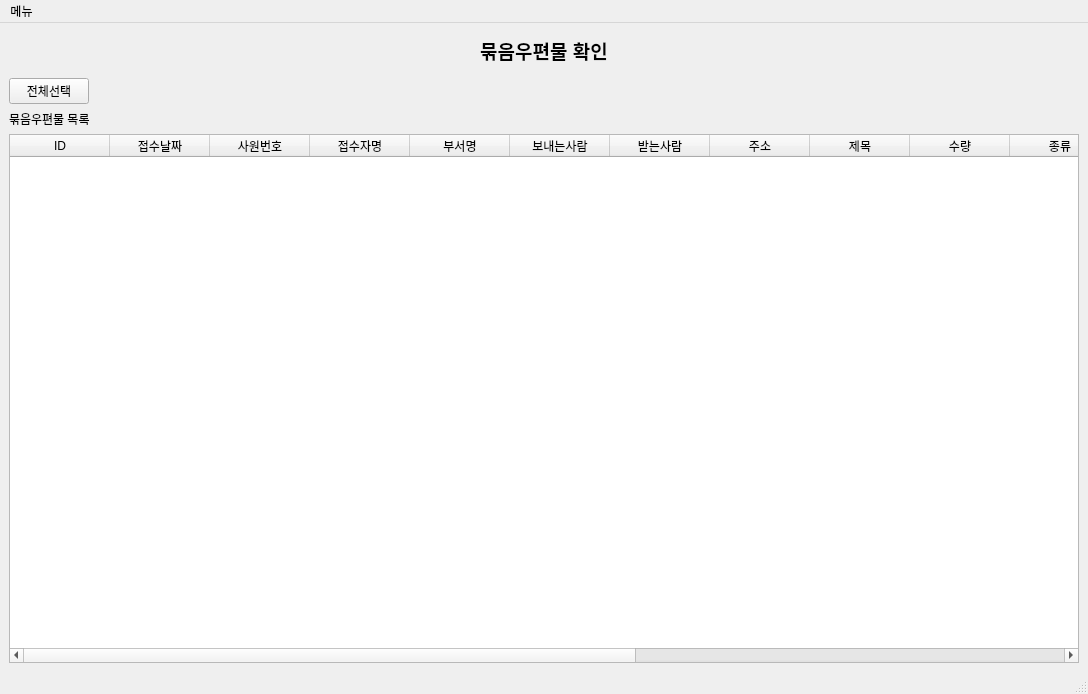
<?xml version="1.0" encoding="UTF-8"?>
<ui version="4.0">
 <class>MainWindow</class>
 <widget class="QMainWindow" name="MainWindow">
  <property name="geometry">
   <rect>
    <x>0</x>
    <y>0</y>
    <width>1088</width>
    <height>694</height>
   </rect>
  </property>
  <property name="windowTitle">
   <string>우편물 접수</string>
  </property>
  <property name="windowIcon">
   <iconset>
    <normaloff>title_big.png</normaloff>title_big.png</iconset>
  </property>
  <widget class="QWidget" name="centralwidget">
   <layout class="QHBoxLayout" name="horizontalLayout_2">
    <item>
     <layout class="QVBoxLayout" name="verticalLayout_2" stretch="0,0,0,1">
      <item>
       <layout class="QHBoxLayout" name="horizontalLayout">
        <item>
         <widget class="QTextEdit" name="textEdit">
          <property name="minimumSize">
           <size>
            <width>198</width>
            <height>40</height>
           </size>
          </property>
          <property name="maximumSize">
           <size>
            <width>130</width>
            <height>40</height>
           </size>
          </property>
          <property name="styleSheet">
           <string notr="true">background-color : rgba(0,0,0,0%)</string>
          </property>
          <property name="frameShape">
           <enum>QFrame::NoFrame</enum>
          </property>
          <property name="html">
           <string>&lt;!DOCTYPE HTML PUBLIC &quot;-//W3C//DTD HTML 4.0//EN&quot; &quot;http://www.w3.org/TR/REC-html40/strict.dtd&quot;&gt;
&lt;html&gt;&lt;head&gt;&lt;meta name=&quot;qrichtext&quot; content=&quot;1&quot; /&gt;&lt;style type=&quot;text/css&quot;&gt;
p, li { white-space: pre-wrap; }
&lt;/style&gt;&lt;/head&gt;&lt;body style=&quot; font-family:'Gulim'; font-size:9pt; font-weight:400; font-style:normal;&quot;&gt;
&lt;p align=&quot;center&quot; style=&quot; margin-top:0px; margin-bottom:0px; margin-left:0px; margin-right:0px; -qt-block-indent:0; text-indent:0px;&quot;&gt;&lt;span style=&quot; font-family:'맑은 고딕'; font-size:14pt; font-weight:696;&quot;&gt;묶음우편물 확인&lt;/span&gt;&lt;/p&gt;&lt;/body&gt;&lt;/html&gt;</string>
          </property>
          <property name="textInteractionFlags">
           <set>Qt::NoTextInteraction</set>
          </property>
         </widget>
        </item>
       </layout>
      </item>
      <item>
       <layout class="QGridLayout" name="gridLayout_5" columnstretch="0,0">
        <item row="0" column="0">
         <widget class="QPushButton" name="btn_selectallrow">
          <property name="text">
           <string>전체선택</string>
          </property>
         </widget>
        </item>
        <item row="0" column="1">
         <spacer name="horizontalSpacer">
          <property name="orientation">
           <enum>Qt::Horizontal</enum>
          </property>
          <property name="sizeHint" stdset="0">
           <size>
            <width>338</width>
            <height>20</height>
           </size>
          </property>
         </spacer>
        </item>
       </layout>
      </item>
      <item>
       <widget class="QLabel" name="label_3">
        <property name="text">
         <string>묶음우편물 목록</string>
        </property>
       </widget>
      </item>
      <item>
       <widget class="QTableWidget" name="table_grouppostlist">
        <property name="editTriggers">
         <set>QAbstractItemView::NoEditTriggers</set>
        </property>
        <column>
         <property name="text">
          <string>ID</string>
         </property>
        </column>
        <column>
         <property name="text">
          <string>접수날짜</string>
         </property>
        </column>
        <column>
         <property name="text">
          <string>사원번호</string>
         </property>
        </column>
        <column>
         <property name="text">
          <string>접수자명</string>
         </property>
        </column>
        <column>
         <property name="text">
          <string>부서명</string>
         </property>
        </column>
        <column>
         <property name="text">
          <string>보내는사람</string>
         </property>
        </column>
        <column>
         <property name="text">
          <string>받는사람</string>
         </property>
        </column>
        <column>
         <property name="text">
          <string>주소</string>
         </property>
        </column>
        <column>
         <property name="text">
          <string>제목</string>
         </property>
        </column>
        <column>
         <property name="text">
          <string>수량</string>
         </property>
        </column>
        <column>
         <property name="text">
          <string>종류</string>
         </property>
        </column>
        <column>
         <property name="text">
          <string>긴급여부</string>
         </property>
        </column>
        <column>
         <property name="text">
          <string>가로길이</string>
         </property>
        </column>
        <column>
         <property name="text">
          <string>세로길이</string>
         </property>
        </column>
        <column>
         <property name="text">
          <string>우편중량</string>
         </property>
        </column>
        <column>
         <property name="text">
          <string>높이</string>
         </property>
        </column>
        <column>
         <property name="text">
          <string>메모</string>
         </property>
        </column>
       </widget>
      </item>
     </layout>
    </item>
   </layout>
  </widget>
  <widget class="QMenuBar" name="menubar">
   <property name="geometry">
    <rect>
     <x>0</x>
     <y>0</y>
     <width>1088</width>
     <height>22</height>
    </rect>
   </property>
   <widget class="QMenu" name="menu">
    <property name="title">
     <string>메뉴</string>
    </property>
    <addaction name="action_closewindow"/>
   </widget>
   <addaction name="menu"/>
  </widget>
  <widget class="QStatusBar" name="statusbar"/>
  <action name="action_closewindow">
   <property name="text">
    <string>창 닫기</string>
   </property>
  </action>
 </widget>
 <tabstops>
  <tabstop>textEdit</tabstop>
  <tabstop>btn_selectallrow</tabstop>
  <tabstop>table_grouppostlist</tabstop>
 </tabstops>
 <resources/>
 <connections/>
</ui>
